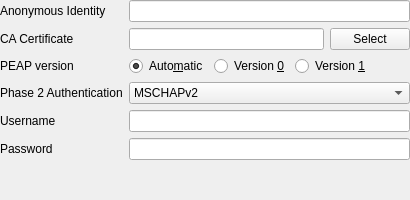
               <widget class="QWidget" name="page_8">
                <layout class="QGridLayout" name="gridLayout_4">
                 <property name="leftMargin">
                  <number>0</number>
                 </property>
                 <property name="topMargin">
                  <number>0</number>
                 </property>
                 <property name="rightMargin">
                  <number>0</number>
                 </property>
                 <property name="bottomMargin">
                  <number>0</number>
                 </property>
                 <item row="6" column="0">
                  <spacer name="verticalSpacer_4">
                   <property name="orientation">
                    <enum>Qt::Vertical</enum>
                   </property>
                   <property name="sizeHint" stdset="0">
                    <size>
                     <width>20</width>
                     <height>40</height>
                    </size>
                   </property>
                  </spacer>
                 </item>
                 <item row="4" column="0">
                  <widget class="QLabel" name="label_20">
                   <property name="text">
                    <string>Username</string>
                   </property>
                  </widget>
                 </item>
                 <item row="2" column="0">
                  <widget class="QLabel" name="peapVersionLabel">
                   <property name="text">
                    <string>PEAP version</string>
                   </property>
                  </widget>
                 </item>
                 <item row="1" column="0">
                  <widget class="QLabel" name="label_17">
                   <property name="text">
                    <string>CA Certificate</string>
                   </property>
                  </widget>
                 </item>
                 <item row="5" column="0">
                  <widget class="QLabel" name="label_21">
                   <property name="text">
                    <string>Password</string>
                   </property>
                  </widget>
                 </item>
                 <item row="3" column="0">
                  <widget class="QLabel" name="label_19">
                   <property name="text">
                    <string>Phase 2 Authentication</string>
                   </property>
                  </widget>
                 </item>
                 <item row="1" column="1">
                  <widget class="QLineEdit" name="EnterprisePEAPCaCertificate"/>
                 </item>
                 <item row="0" column="0">
                  <widget class="QLabel" name="label_16">
                   <property name="text">
                    <string>Anonymous Identity</string>
                   </property>
                  </widget>
                 </item>
                 <item row="1" column="2">
                  <widget class="QPushButton" name="EnterprisePEAPCaCertificateSelect">
                   <property name="text">
                    <string>Select</string>
                   </property>
                  </widget>
                 </item>
                 <item row="0" column="1" colspan="2">
                  <widget class="QLineEdit" name="EnterprisePEAPAnonymousIdentity"/>
                 </item>
                 <item row="3" column="1" colspan="2">
                  <widget class="QComboBox" name="EnterprisePEAPPhase2Auth">
                   <item>
                    <property name="text">
                     <string>MSCHAPv2</string>
                    </property>
                   </item>
                   <item>
                    <property name="text">
                     <string>MD5</string>
                    </property>
                   </item>
                   <item>
                    <property name="text">
                     <string>GTC</string>
                    </property>
                   </item>
                  </widget>
                 </item>
                 <item row="4" column="1" colspan="2">
                  <widget class="QLineEdit" name="EnterprisePEAPUsername"/>
                 </item>
                 <item row="5" column="1" colspan="2">
                  <widget class="QLineEdit" name="EnterprisePEAPPassword">
                   <property name="echoMode">
                    <enum>QLineEdit::Password</enum>
                   </property>
                  </widget>
                 </item>
                 <item row="2" column="1" colspan="2">
                  <widget class="QFrame" name="peapVersionButtons">
                   <layout class="QHBoxLayout" name="horizontalLayout_4">
                    <property name="leftMargin">
                     <number>0</number>
                    </property>
                    <property name="topMargin">
                     <number>0</number>
                    </property>
                    <property name="rightMargin">
                     <number>0</number>
                    </property>
                    <property name="bottomMargin">
                     <number>0</number>
                    </property>
                    <item>
                     <widget class="QRadioButton" name="EnterprisePEAPAuto">
                      <property name="text">
                       <string>Auto&amp;matic</string>
                      </property>
                      <property name="checked">
                       <bool>true</bool>
                      </property>
                     </widget>
                    </item>
                    <item>
                     <widget class="QRadioButton" name="EnterprisePEAPVer0">
                      <property name="text">
                       <string>Version &amp;0</string>
                      </property>
                     </widget>
                    </item>
                    <item>
                     <widget class="QRadioButton" name="EnterprisePEAPVer1">
                      <property name="text">
                       <string>Version &amp;1</string>
                      </property>
                     </widget>
                    </item>
                    <item>
                     <spacer name="horizontalSpacer_4">
                      <property name="orientation">
                       <enum>Qt::Horizontal</enum>
                      </property>
                      <property name="sizeHint" stdset="0">
                       <size>
                        <width>40</width>
                        <height>20</height>
                       </size>
                      </property>
                     </spacer>
                    </item>
                   </layout>
                  </widget>
                 </item>
                </layout>
               </widget>
